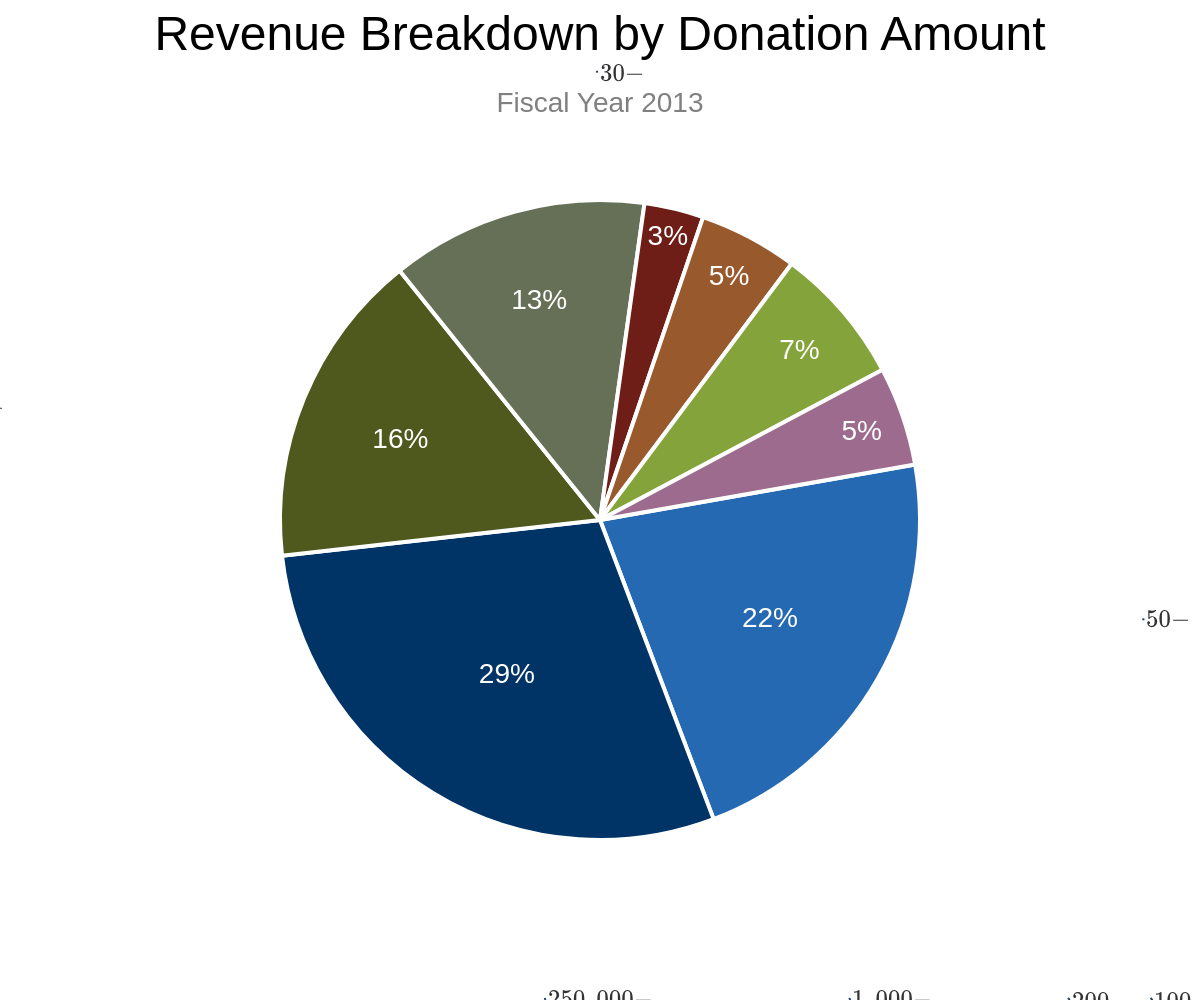

Source code (Python):
import sys
import json
import os
import math
import plotly.graph_objects as go

def main():
    if len(sys.argv) != 2:
        print(f"Usage: python {os.path.basename(__file__)} <path_to_json_file>")
        sys.exit(1)

    json_path = sys.argv[1]

    if not os.path.exists(json_path):
        print(f"Error: File not found at {json_path}")
        sys.exit(1)

    with open(json_path, 'r', encoding='utf-8') as f:
        config = json.load(f)

    chart_data = config['chart_data']
    texts = config['texts']
    colors = config['colors']

    labels = [item['label'] for item in chart_data]
    values = [item['value'] for item in chart_data]

    fig = go.Figure()

    # Add the pie chart trace with percentage values inside
    fig.add_trace(go.Pie(
        labels=labels,
        values=values,
        marker=dict(colors=colors, line=dict(color='#FFFFFF', width=2)),
        textinfo='percent',
        textfont=dict(family='Arial', size=14, color='white'),
        hoverinfo='label+percent',
        sort=False,
        direction='clockwise',
        rotation=80
    ))

    # Add annotations for labels outside the pie chart
    annotations = []
    total_value = sum(values)
    current_angle = 80 # Corresponds to pie's rotation
    
    # Define how far from the center the labels and arrow tips should be
    label_radius_multiplier = 1.3
    arrow_tip_radius_multiplier = 1.05

    for item in chart_data:
        slice_angle = (item['value'] / total_value) * 360
        mid_angle_deg = current_angle + (slice_angle / 2)
        mid_angle_rad = math.radians(-mid_angle_deg) # Negative for clockwise from 3 o'clock

        # Calculate positions for the annotation text
        label_x = label_radius_multiplier * math.cos(mid_angle_rad)
        label_y = label_radius_multiplier * math.sin(mid_angle_rad)

        # Calculate positions for the arrow to point to (edge of the pie)
        arrow_x = arrow_tip_radius_multiplier * math.cos(mid_angle_rad)
        arrow_y = arrow_tip_radius_multiplier * math.sin(mid_angle_rad)

        # Determine text alignment based on position
        if -90 < mid_angle_deg % 360 < 90 or 270 < mid_angle_deg % 360 < 360:
             xanchor = 'left'
        else:
             xanchor = 'right'

        annotations.append(
            go.layout.Annotation(
                x=label_x,
                y=label_y,
                text=item['label'],
                showarrow=True,
                arrowhead=0,
                ax=arrow_x,
                ay=arrow_y,
                axref='x',
                ayref='y',
                font=dict(family='Arial', size=12, color='#333333'),
                xanchor=xanchor,
                yanchor='middle'
            )
        )
        current_angle += slice_angle

    title_text = texts['title']
    if texts.get('subtitle'):
        title_text += f"<br><span style='font-size: 14px; color: #808080;'>{texts['subtitle']}</span>"

    fig.update_layout(
        title=dict(
            text=title_text,
            y=0.95,
            x=0.5,
            xanchor='center',
            yanchor='top'
        ),
        title_font=dict(
            family='Arial',
            size=24,
            color='black'
        ),
        font=dict(
            family='Arial',
            size=12,
            color='black'
        ),
        showlegend=False,
        margin=dict(t=100, b=80, l=120, r=120),
        paper_bgcolor='white',
        plot_bgcolor='white',
        annotations=annotations
    )

    base_filename = os.path.splitext(os.path.basename(json_path))[0]
    output_filename = f"{base_filename}.png"

    fig.write_image(output_filename, scale=2, width=600, height=500)
    print(f"Chart saved to {output_filename}")

if __name__ == '__main__':
    main()
